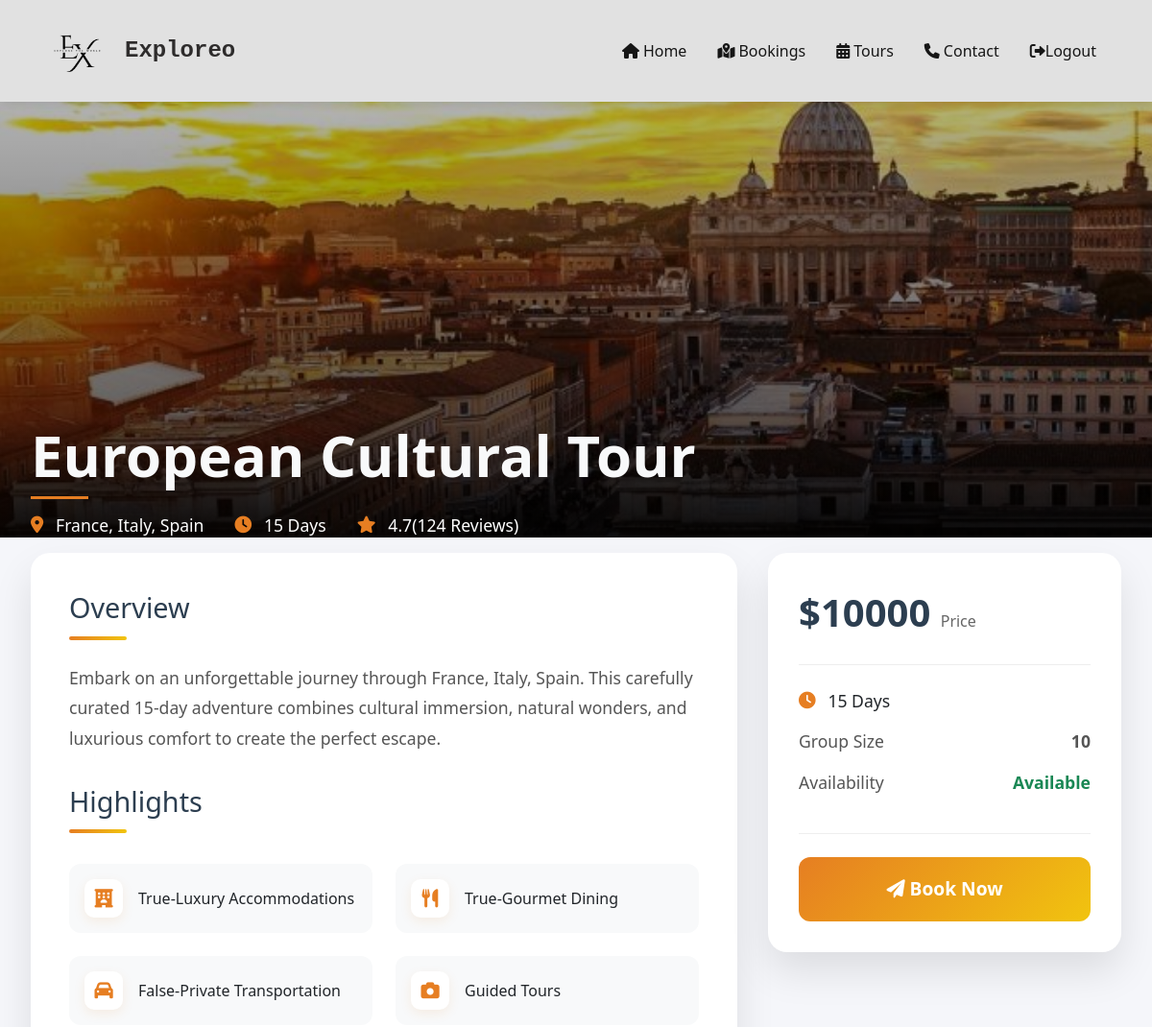
/view_tour/2 (signed in, upper part), run on an earlier commit of the app's database.
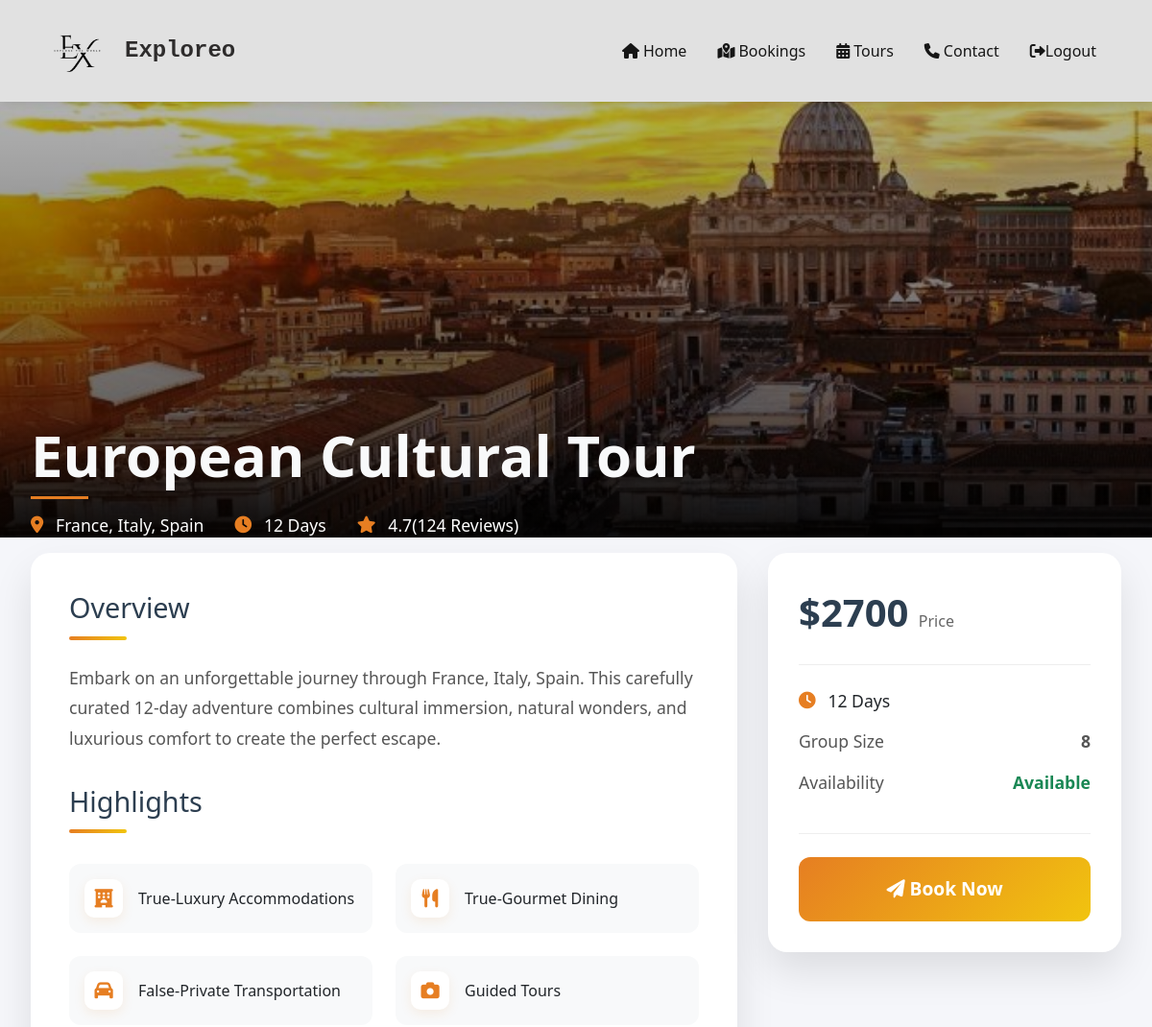
And on a later commit of the database.
### app/models.py (models this page shows)
class TourPackage(models.Model):
    package_name = models.CharField(max_length=255)  # Package Name
    destination = models.CharField(max_length=255)  # Destination
    duration_days = models.PositiveIntegerField()  # Duration in days
    price = models.PositiveIntegerField()  # Price
    rating = models.FloatField()  # Rating
    description = models.TextField()  # Description
    image = models.FileField()
    max_capacity = models.PositiveIntegerField()  # Maximum Capacity
    start_date = models.DateField()  # Start Date
    end_date = models.DateField()  # End Date
    accommodation = models.BooleanField(default=False)  # Accommodation
    meals = models.BooleanField(default=False)  # Meals
    transport = models.BooleanField(default=False)  # Transport

### app/views.py (the view)
# urls.py: path('view_tour/<id>', views.user_tour_details, name='user_tour_details'),
def user_tour_details(req,id):
    if 'user' in req.session:
        packages=TourPackage.objects.get(id=id)
        return render(req,'user/view_tour.html',{'packages':packages})

### templates/user/view_tour.html (shortened to what the changed rows need)
<!DOCTYPE html>
<html lang="en">
<head>
    <link href="https://cdn.jsdelivr.net/npm/bootstrap@5.3.0/dist/css/bootstrap.min.css" rel="stylesheet">
    <link href="https://cdnjs.cloudflare.com/ajax/libs/font-awesome/6.0.0/css/all.min.css" rel="stylesheet">
    {% load static %}
    <link rel="stylesheet" href="{% static 'css/user/tour.css' %}">
</head>
<body>
    <div class="package-banner">
        <img src="{{ packages.image.url }}" alt="Tour Package" class="banner-image">
        <div class="banner-overlay">
            <div class="banner-content">
                <h1 class="package-title text-light">{{ packages.package_name }}</h1>
                <div class="quick-info">
                    <div class="quick-info-item">
                        <i class="fas fa-map-marker-alt"></i>
                        <span>{{ packages.destination }}</span>
                    </div>
                    <div class="quick-info-item">
                        <i class="fas fa-clock"></i>
                        <span>{{ packages.duration_days }} Days</span>
                    </div>
                    <div class="quick-info-item">
                        <i class="fas fa-star"></i>
                        <span>{{ packages.rating }}(124 Reviews)</span>
                    </div>
                </div>
            </div>
        </div>
    </div>
    <div class="details-container mt-3">
        <div class="details-grid">
            <div class="main-content">
                <section>
                    <h2 class="section-title">Overview</h2>
                    <p class="description">
                        Embark on an unforgettable journey through {{ packages.destination }}.
                        This carefully curated {{ packages.duration_days }}-day adventure combines cultural immersion,
                        natural wonders, and luxurious comfort to create the perfect escape.
                    </p>
                </section>
                <section>
                    <h2 class="section-title">Highlights</h2>
                    <div class="highlights">
                        <div class="highlight-item">
                            <i class="fas fa-hotel"></i>
                            <span>{{ packages.accommodation }}-Luxury Accommodations</span>
                        </div>
                        <div class="highlight-item">
                            <i class="fas fa-utensils"></i>
                            <span>{{ packages.meals }}-Gourmet Dining</span>
                        </div>
                        <div class="highlight-item">
                            <i class="fas fa-car"></i>
                            <span>{{ packages.transport }}-Private Transportation</span>
                        </div>
                    </div>
                </section>
            </div>
            <aside>
                <div class="booking-card">
                    <div class="price-tag">${{ packages.price }} <span>Price</span></div>
                    <div class="booking-info">
                        <div class="quick-info-item mb-3">
                            <i class="fas fa-clock"></i>
                            <span>{{ packages.duration_days }} Days</span>
                        </div>
                        <div class="info-item">
                            <span>Group Size</span>
                            <strong>{{ packages.max_capacity }}</strong>
                        </div>
                        <div class="info-item">
                        </div>
                    </div>
                    <a href="{% url 'user_booking' packages.id %}" class="btn btn-outline-dark book-btn">
                        <i class="fas fa-paper-plane"></i> Book Now
                    </a>
                </div>
            </aside>
        </div>
    </div>
</body>
</html>

What changed in the data, as far as the page shows it:
changed TourPackage "European Cultural Tour": duration_days "15" → "12"; price "10000" → "2700"; max_capacity "10" → "8"
